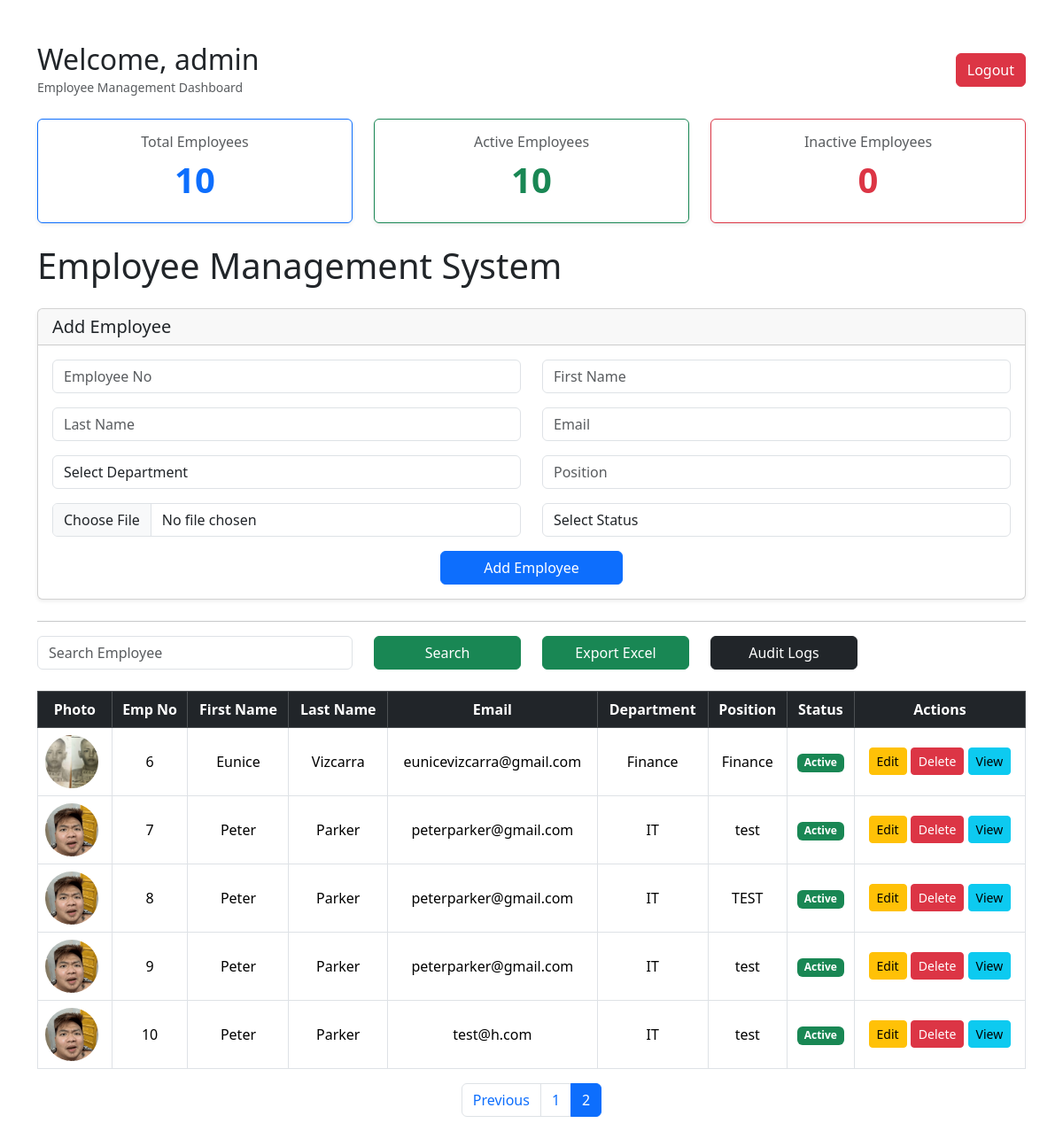
Page /?page=2&search= (signed in) on the committed database.
### app.py (models this page shows)
class Employee(db.Model):
    id = db.Column(db.Integer, primary_key=True)
    employee_no = db.Column(db.String(20), nullable = False,unique=True)
    first_name = db.Column(db.String(100), nullable = False)
    last_name = db.Column(db.String(100), nullable = False)
    email = db.Column(db.String(100), nullable = False)
    department = db.Column(db.String(100), nullable = False)
    position = db.Column(db.String(100), nullable = False)
    status = db.Column(db.String(20), nullable = False)
    photo = db.Column(db.String(255), nullable=True)

### app.py (the view)
@app.route('/')
def home():
    if 'username' not in session:
        return redirect('/login')
    total_employees = Employee.query.count()
    active_employees = Employee.query.filter_by(status='Active').count()
    inactive_employees = Employee.query.filter_by(status='Inactive').count()
    page = request.args.get(
        'page',
        1,
        type=int
    )
    search = request.args.get('search','')
    if search:
        employees = Employee.query.filter(
        or_(
            Employee.employee_no.contains(search),
            Employee.first_name.contains(search),
            Employee.last_name.contains(search),
            Employee.email.contains(search),
            Employee.department.contains(search),
            Employee.position.contains(search),
            Employee.status.contains(search)
            )
        ).paginate(page=page,per_page=5)
    else:
        employees = Employee.query.paginate(
            page=page,
            per_page=5
        )
    return render_template(
        'index.html',
        employees=employees,
        search=search,
        username=session['username'],
        total_employees = total_employees,
        active_employees = active_employees,
        inactive_employees = inactive_employees
    )

### templates/index.html (shortened to what this page needs)
<!DOCTYPE html>
<html>
    <head>
        <link rel="stylesheet" href="https://cdn.jsdelivr.net/npm/bootstrap@5.3.3/dist/css/bootstrap.min.css">
    </head>
    <body>
     <div class = "container mt-5">
        <div class="d-flex justify-content-between align-items-center mb-4">
            <div>
                <h2 class="mb-0"> Welcome, {{ username }} </h2>
                <small class="text-muted">
                    Employee Management Dashboard
                </small>
            </div>
            <a href="/logout" class="btn btn-danger">Logout</a>
        </div>
        <div class="row mb-4">
            <div class = "col-md-4">
                <div class="card border-primary shadow-sm h-100">
                    <div class="card-body text-center">
                        <h6 class="text-muted">Total Employees</h6>
                        <h1 class="fw-bold text-primary">{{ total_employees or 0 }}</h1>
                    </div>
                </div>
            </div>
            <div class = "col-md-4">
                <div class = "card border-success shadow-sm h-100">
                    <div class="card-body text-center">
                        <h6 class="text-muted">Active Employees</h6>
                        <h1 class="fw-bold text-success">{{ active_employees or 0 }}</h1>
                    </div>
                </div>
            </div>
            <div class = "col-md-4">
                <div class = "card border-danger shadow-sm h-100">
                    <div class = "card-body text-center">
                        <h6 class="text-muted"> Inactive Employees</h6>
                        <h1 class="fw-bold text-danger">{{ inactive_employees or 0  }}</h1>
                    </div>
                </div>
            </div>
        </div>
        <h1 class="mb-4">Employee Management System</h1>
        <div class="card shadow-sm mb-4">
            <div class="card-header">
                <h5 class="mb-0"> Add Employee</h5>
            </div>
            <div class="card-body">
                <form action="/add" method ="POST" enctype="multipart/form-data">
            <div class="row">
                <div class="col-md-6 mb-3">
                    <input
                        class="form-control"
                        type="text"
                        name="employee_no"
                        placeholder="Employee No"
                        required
                        >
                </div>
                <div class="col-md-6 mb-3">
                    <input
                        class="form-control"
                        type="text"
                        name="first_name"
                        placeholder="First Name"
                        required
                    >
                </div>
            </div>
            <div class="row">
                <div class = "col-md-6 mb-3">
                    <input
                        class="form-control"
                        type="text"
                        name = "last_name"
                        placeholder="Last Name"
                        required
                    >
                </div>
                <div class = "col-md-6 mb-3">
                    <input
                        class="form-control"
                        type="email"
                        name = "email"
                        placeholder="Email"
                        required
                    >
                </div>
            </div>
        <div class="row">
            <div class = "col-md-6 mb-3">
                <select name="department" class="form-control" required>
                    <option value="">Select Department</option>
                </select>
            </div>
            <div class = "col-md-6 mb-3">
                <input
                    class="form-control"
                    type="text"
                    name="position"
                    placeholder="Position"
                >
            </div>
        </div>
        <div class="row">
            <div class="col-md-6 mb-3">
                <input
                    type="file"
                    name="photo"
                    class="form-control"
                >
            </div>
            <div class="col-md-6 mb-3">
                <select name="status" class="form-control" required>
                    <option value="">Select Status</option>
                </select>
            </div>
        </div>
           <div class="text-center">
                <button class="btn btn-primary px-5"> Add Employee </button>
           </div>
        </form>
            </div>
        </div>
        <hr>
        <form method="GET">
    <div class="row mb-4 align-items-center">
        <div class="col-md-4">
            <input
                type="text"
                class="form-control"
                name="search"
                placeholder="Search Employee"
                value="{{ search }}"
            >
        </div>
        <div class="col-md-2">
            <button
                class="btn btn-success w-100"
                type="submit"
            >
                Search
            </button>
        </div>
        <div class="col-md-2">
            <a
                href="/export"
                class="btn btn-success w-100"
            >
                Export Excel
            </a>
        </div>
        <div class="col-md-2">
            <a
                href="/audit-logs"
                class="btn btn-dark w-100"
            >
                Audit Logs
            </a>
        </div>
    </div>
</form>
     <table class="table table-bordered table-hover align-middle">
        <thead class="table-dark text-center">
            <tr>
                <th class="text-center">Photo</th>
                <th class="text-center">Emp No</th>
                <th class="text-center">First Name</th>
                <th class="text-center">Last Name</th>
                <th class="text-center">Email</th>
                <th class="text-center">Department</th>
                <th class="text-center">Position</th>
                <th class="text-center">Status</th>
                <th class="text-center">Actions</th>
            </tr>
        </thead>
     <tbody>
    {% if employees.items %}
        {% for employee in employees.items %}
        <tr>
            <td>
                 {% if employee.photo %}
                    <img
                        src="{{ url_for('static', filename='uploads/' + employee.photo) }}"
                        width="60"
                        height="60"
                        style="object-fit: cover;border-radius: 50%;"
                    >
                 {% else %}
                 No Photo
                 {% endif %}
            </td>
            <td class="text-center" >{{ employee.employee_no }} </td>
            <td class="text-center" >{{ employee.first_name }}</td>
            <td class="text-center">{{ employee.last_name }}</td>
            <td class="text-center">{{ employee.email }}</td>
            <td class="text-center">{{ employee.department }}</td>
            <td class="text-center">{{ employee.position }}</td>
            <td class="text-center">
                {% if employee.status == 'Active' %}
                    <span class="badge bg-success">Active</span>
                {% else %}
                    <span class="badge bg-danger">Inactive</span>
                {% endif %}
            </td>
            <td class="text-center" >
                <a class = "btn btn-warning btn-sm" href="/edit/{{ employee.id }}">
                    Edit
                </a>
                <a href="/delete/{{employee.id}}" class="btn btn-danger btn-sm" onclick="return confirm('Delete this employee?')">
                    Delete
                </a>
                <a href="/employee/{{ employee.id }}" class="btn btn-info btn-sm">
                    View
                </a>
            </td>
        </tr>
        {% endfor %}
    {% else %}
    <tr>
        <td colspan="9" class="text-center text-muted py-4">
            No employees found.
        </td>
    </tr>
    {% endif %}
     </tbody>
     </table>
     <nav>
        <ul class="pagination justify-content-center">
            {% if employees.has_prev %}
            <li class="page-item">
                <a href="?page={{ employees.prev_num }} &search={{ search }}"  class="page-link"> Previous </a>
            </li>
            {% endif %}
            {% for num in employees.iter_pages() %}
                {% if num %}
                    <li
                        class="page-item
                        {% if num == employees.page %}
                        active
                        {% endif %}"
                    >
                    <a href="?page={{ num }}&search={{ search }}" class="page-link"> {{ num }} </a>
                    </li>
                {% endif %}
            {% endfor %}
        </ul>
     </nav>
     </div>
    </body>
</html>

### rows in the picture
Employee: photo (picture), employee_no "6", first_name "Eunice", last_name "Vizcarra", email "eunicevizcarra@gmail.com", department "Finance", position "Finance", status "Active"
Employee: photo (picture), employee_no "7", first_name "Peter", last_name "Parker", email "peterparker@gmail.com", department "IT", position "test", status "Active"
Employee: photo (picture), employee_no "8", first_name "Peter", last_name "Parker", email "peterparker@gmail.com", department "IT", position "TEST", status "Active"
Employee: photo (picture), employee_no "9", first_name "Peter", last_name "Parker", email "peterparker@gmail.com", department "IT", position "test", status "Active"
Employee: photo (picture), employee_no "10", first_name "Peter", last_name "Parker", email "test@h.com", department "IT", position "test", status "Active"

### other values in the picture
{{ username }} "admin"
{{ total_employees or 0 }} "10"
{{ active_employees or 0 }} "10"
{{ inactive_employees or 0 }} "0"
{{ num }} "1" "2"
